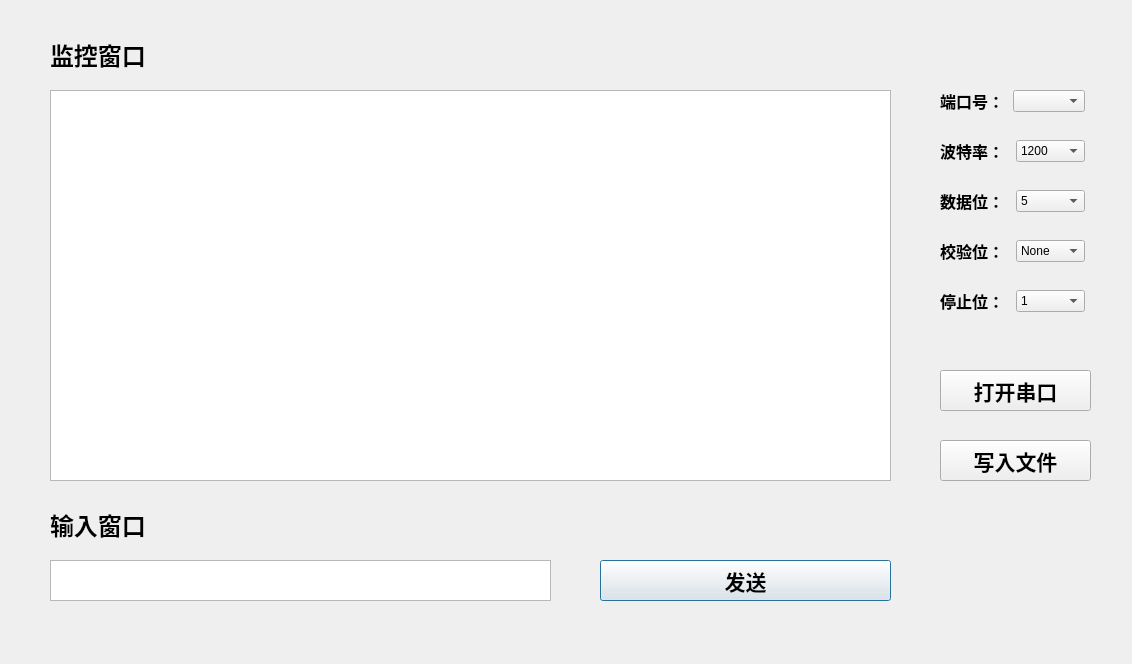
<?xml version="1.0" encoding="UTF-8"?>
<ui version="4.0">
 <class>usr</class>
 <widget class="QDialog" name="usr">
  <property name="geometry">
   <rect>
    <x>0</x>
    <y>0</y>
    <width>1132</width>
    <height>664</height>
   </rect>
  </property>
  <property name="windowTitle">
   <string>Dialog</string>
  </property>
  <widget class="QLabel" name="label">
   <property name="geometry">
    <rect>
     <x>50</x>
     <y>40</y>
     <width>100</width>
     <height>29</height>
    </rect>
   </property>
   <property name="font">
    <font>
     <family>Arial</family>
     <pointsize>18</pointsize>
     <weight>75</weight>
     <bold>true</bold>
    </font>
   </property>
   <property name="text">
    <string>监控窗口</string>
   </property>
  </widget>
  <widget class="QLabel" name="label_2">
   <property name="geometry">
    <rect>
     <x>50</x>
     <y>510</y>
     <width>100</width>
     <height>29</height>
    </rect>
   </property>
   <property name="font">
    <font>
     <family>Arial</family>
     <pointsize>18</pointsize>
     <weight>75</weight>
     <bold>true</bold>
    </font>
   </property>
   <property name="text">
    <string>输入窗口</string>
   </property>
  </widget>
  <widget class="QPushButton" name="send">
   <property name="geometry">
    <rect>
     <x>600</x>
     <y>560</y>
     <width>291</width>
     <height>41</height>
    </rect>
   </property>
   <property name="font">
    <font>
     <family>Arial</family>
     <pointsize>16</pointsize>
     <weight>75</weight>
     <bold>true</bold>
    </font>
   </property>
   <property name="text">
    <string>发送</string>
   </property>
  </widget>
  <widget class="QPushButton" name="openport">
   <property name="geometry">
    <rect>
     <x>940</x>
     <y>370</y>
     <width>151</width>
     <height>41</height>
    </rect>
   </property>
   <property name="font">
    <font>
     <family>Arial</family>
     <pointsize>16</pointsize>
     <weight>75</weight>
     <bold>true</bold>
    </font>
   </property>
   <property name="text">
    <string>打开串口</string>
   </property>
  </widget>
  <widget class="QPushButton" name="write">
   <property name="geometry">
    <rect>
     <x>940</x>
     <y>440</y>
     <width>151</width>
     <height>41</height>
    </rect>
   </property>
   <property name="font">
    <font>
     <family>Arial</family>
     <pointsize>16</pointsize>
     <weight>75</weight>
     <bold>true</bold>
    </font>
   </property>
   <property name="text">
    <string>写入文件</string>
   </property>
  </widget>
  <widget class="QWidget" name="layoutWidget">
   <property name="geometry">
    <rect>
     <x>940</x>
     <y>90</y>
     <width>145</width>
     <height>22</height>
    </rect>
   </property>
   <layout class="QHBoxLayout" name="horizontalLayout">
    <item>
     <widget class="QLabel" name="label_3">
      <property name="font">
       <font>
        <family>Arial</family>
        <pointsize>12</pointsize>
        <weight>75</weight>
        <bold>true</bold>
       </font>
      </property>
      <property name="text">
       <string>端口号：</string>
      </property>
     </widget>
    </item>
    <item>
     <widget class="QComboBox" name="combox"/>
    </item>
   </layout>
  </widget>
  <widget class="QWidget" name="layoutWidget">
   <property name="geometry">
    <rect>
     <x>940</x>
     <y>140</y>
     <width>145</width>
     <height>22</height>
    </rect>
   </property>
   <layout class="QHBoxLayout" name="horizontalLayout_2">
    <item>
     <widget class="QLabel" name="label_4">
      <property name="font">
       <font>
        <family>Arial</family>
        <pointsize>12</pointsize>
        <weight>75</weight>
        <bold>true</bold>
       </font>
      </property>
      <property name="text">
       <string>波特率：</string>
      </property>
     </widget>
    </item>
    <item>
     <widget class="QComboBox" name="baudrate">
      <item>
       <property name="text">
        <string>1200</string>
       </property>
      </item>
      <item>
       <property name="text">
        <string>2400</string>
       </property>
      </item>
      <item>
       <property name="text">
        <string>4800</string>
       </property>
      </item>
      <item>
       <property name="text">
        <string>9600</string>
       </property>
      </item>
      <item>
       <property name="text">
        <string>19200</string>
       </property>
      </item>
     </widget>
    </item>
   </layout>
  </widget>
  <widget class="QWidget" name="layoutWidget">
   <property name="geometry">
    <rect>
     <x>940</x>
     <y>190</y>
     <width>145</width>
     <height>22</height>
    </rect>
   </property>
   <layout class="QHBoxLayout" name="horizontalLayout_3">
    <item>
     <widget class="QLabel" name="label_5">
      <property name="font">
       <font>
        <family>Arial</family>
        <pointsize>12</pointsize>
        <weight>75</weight>
        <bold>true</bold>
       </font>
      </property>
      <property name="text">
       <string>数据位：</string>
      </property>
     </widget>
    </item>
    <item>
     <widget class="QComboBox" name="databit">
      <item>
       <property name="text">
        <string>5</string>
       </property>
      </item>
      <item>
       <property name="text">
        <string>6</string>
       </property>
      </item>
      <item>
       <property name="text">
        <string>7</string>
       </property>
      </item>
      <item>
       <property name="text">
        <string>8</string>
       </property>
      </item>
     </widget>
    </item>
   </layout>
  </widget>
  <widget class="QWidget" name="layoutWidget">
   <property name="geometry">
    <rect>
     <x>940</x>
     <y>240</y>
     <width>145</width>
     <height>22</height>
    </rect>
   </property>
   <layout class="QHBoxLayout" name="horizontalLayout_4">
    <item>
     <widget class="QLabel" name="label_6">
      <property name="font">
       <font>
        <family>Arial</family>
        <pointsize>12</pointsize>
        <weight>75</weight>
        <bold>true</bold>
       </font>
      </property>
      <property name="text">
       <string>校验位：</string>
      </property>
     </widget>
    </item>
    <item>
     <widget class="QComboBox" name="conparebit">
      <item>
       <property name="text">
        <string>None</string>
       </property>
      </item>
      <item>
       <property name="text">
        <string>Odd</string>
       </property>
      </item>
      <item>
       <property name="text">
        <string>Even</string>
       </property>
      </item>
      <item>
       <property name="text">
        <string>Mark</string>
       </property>
      </item>
      <item>
       <property name="text">
        <string>Space</string>
       </property>
      </item>
     </widget>
    </item>
   </layout>
  </widget>
  <widget class="QWidget" name="layoutWidget">
   <property name="geometry">
    <rect>
     <x>940</x>
     <y>290</y>
     <width>145</width>
     <height>22</height>
    </rect>
   </property>
   <layout class="QHBoxLayout" name="horizontalLayout_5">
    <item>
     <widget class="QLabel" name="label_7">
      <property name="font">
       <font>
        <family>Arial</family>
        <pointsize>12</pointsize>
        <weight>75</weight>
        <bold>true</bold>
       </font>
      </property>
      <property name="text">
       <string>停止位：</string>
      </property>
     </widget>
    </item>
    <item>
     <widget class="QComboBox" name="stopbit">
      <item>
       <property name="text">
        <string>1</string>
       </property>
      </item>
      <item>
       <property name="text">
        <string>2</string>
       </property>
      </item>
     </widget>
    </item>
   </layout>
  </widget>
  <widget class="QTextEdit" name="inputEdit">
   <property name="geometry">
    <rect>
     <x>50</x>
     <y>560</y>
     <width>501</width>
     <height>41</height>
    </rect>
   </property>
   <property name="font">
    <font>
     <family>Arial</family>
     <pointsize>16</pointsize>
    </font>
   </property>
  </widget>
  <widget class="QTextEdit" name="outputEdit">
   <property name="geometry">
    <rect>
     <x>50</x>
     <y>90</y>
     <width>841</width>
     <height>391</height>
    </rect>
   </property>
   <property name="font">
    <font>
     <family>Arial</family>
     <pointsize>16</pointsize>
    </font>
   </property>
  </widget>
 </widget>
 <resources/>
 <connections/>
</ui>
